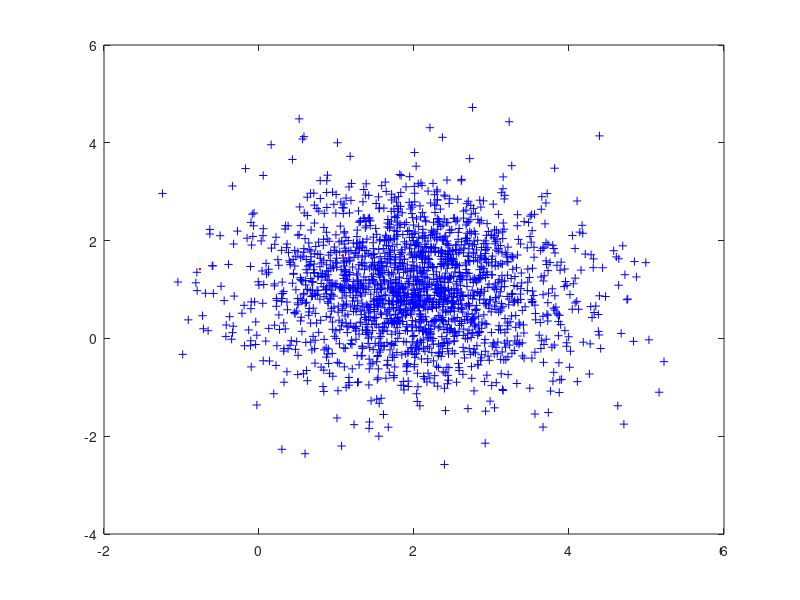

Reproduce this figure in MATLAB. (Note: this script raises an error after producing the figure.)
% Author: David Martinez Rego
% Example of how to use the LSH routine for euclidean
% distances

clear all
close all

rng('shuffle')

addpath('./lib')
mu = randi(5, [1,2]);
sigma = diag(1*ones(1, 2));
rng('shuffle')

r = mvnrnd(mu,sigma,2000);
q = mvnrnd(mu,sigma,2);
plot(r(:, 1), r(:, 2), 'b+');
hold on
plot(q(:, 1), q(:, 2), 'r.');
pause
    
% Usage
% R : radious
% succP : probability of success
% queries : query points
% set : dataset
% maxReported: maximum number of reported NNs
%
% return : res --> list of (point, number of NNs for that point, NNs list), ...

% [res] = lshfind( R, succP, queries, set, maxReported);
a = lshfind(0.5, 0.9, q', r', 4)
